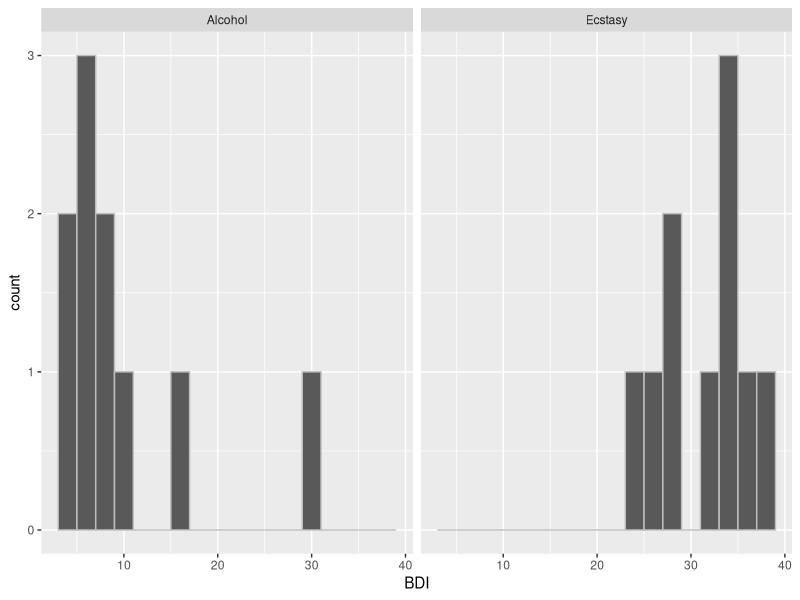

R code for this plot:
## ---- chunk 1
knitr::opts_chunk$set(echo = TRUE)
library(ggplot2)
## ---- chunk 2
df <- data.frame(participant = c(seq(1,10,1), seq(11,20,1)), 
                 Drug = c(rep("Ecstasy",10),rep("Alcohol",10)), 
                 BDI = c(28,35,35,24,39,32,27,29,36,35,5,6,30,8,9,7,6,17,3,10))
## ---- chunk 3
ggplot(df, aes(BDI)) +
  geom_histogram(aes(y = after_stat(count)), colour = "grey" , binwidth = 2) + 
  facet_grid(~Drug)

## ---- chunk 4
require(knitr)
df_s <- df[order(df$BDI),]
rownames(df_s) <- NULL
kable(df_s[,])
## ---- chunk 5
df_s$rank=c(seq(1,20,1))
df_s$rank[3] = 3.5
df_s$rank[4] = 3.5
df_s$rank[16] = df_s$rank[17] = df_s$rank[18] = 17
kable(df_s)
## ---- chunk 6
rank_sums <- aggregate(df_s$rank, list(df_s$Drug), sum)
kable(rank_sums)
## ---- chunk 7
rank_mean <- 10*11/2
## ---- chunk 8
wilcox.test(df_s$BDI ~ df_s$Drug, alternative = c("two.sided"), exact = NULL)
